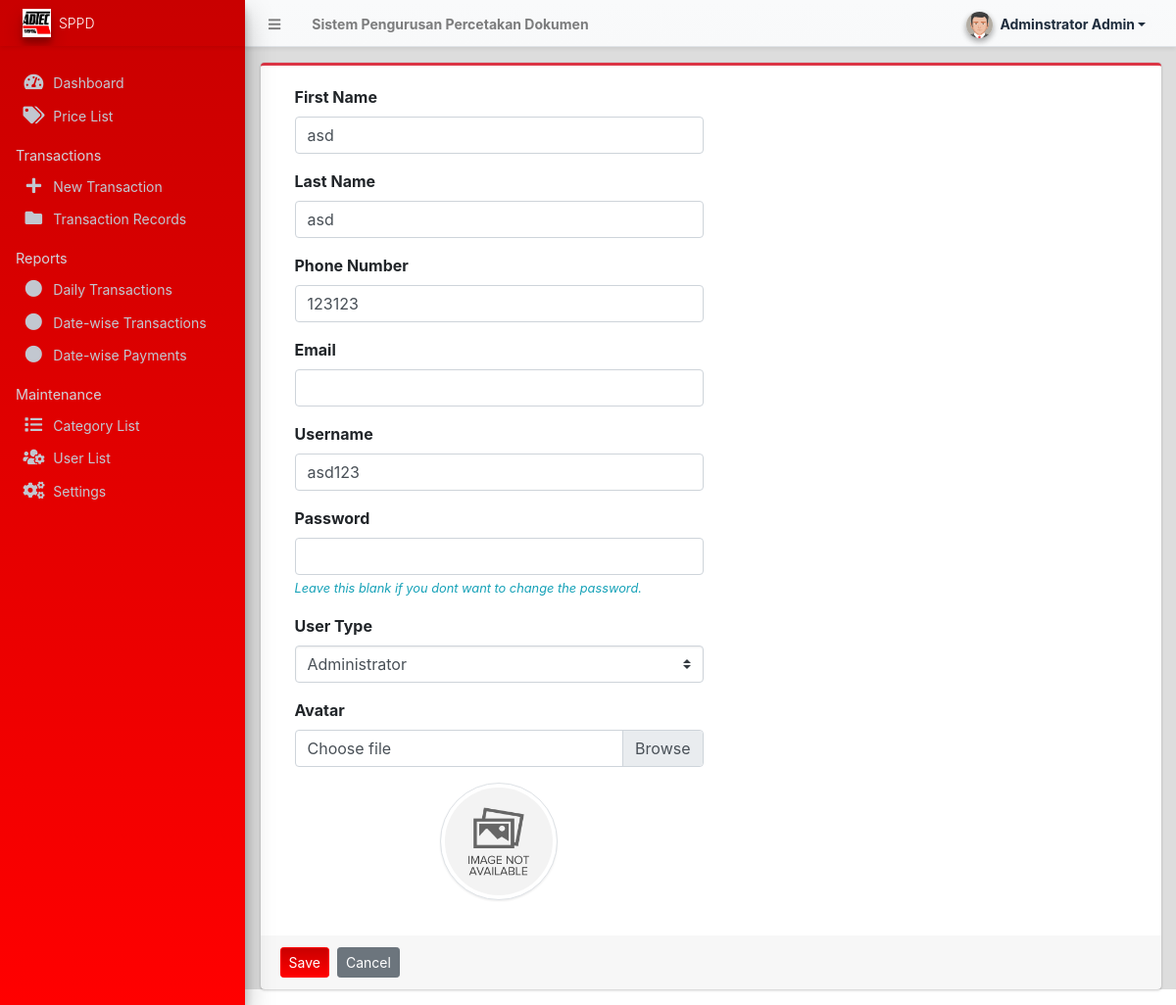
The app's page /admin/?page=user/manage_user&id=10 (signed in) with its own data.
### tables this page shows
CREATE TABLE IF NOT EXISTS `users` (
  `id` int NOT NULL AUTO_INCREMENT,
  `firstname` varchar(250) NOT NULL,
  `middlename` text,
  `lastname` varchar(250) NOT NULL,
  `email` varchar(100) NOT NULL,
  `phone` varchar(30) DEFAULT NULL,
  `username` text NOT NULL,
  `password` text NOT NULL,
  `avatar` text,
  `last_login` datetime DEFAULT NULL,
  `type` tinyint(1) NOT NULL DEFAULT '0',
  `status` int NOT NULL DEFAULT '1' COMMENT '0=not verified, 1 = verified',
  `reset_token` varchar(100) DEFAULT NULL,
  `date_added` datetime NOT NULL DEFAULT CURRENT_TIMESTAMP,
  `date_updated` datetime DEFAULT NULL ON UPDATE CURRENT_TIMESTAMP,
  PRIMARY KEY (`id`)
);

### config.php (called while the page is built, shortened)
<?php
function validate_image($file){
	if(!empty($file)){
        $ex = explode('?',$file);
        $file = $ex[0];
        $param =  isset($ex[1]) ? '?'.$ex[1]  : '';
		if(is_file(base_app.$file)){
			return base_url.$file.$param;
		}else{
			return base_url.'dist/img/no-image-available.png';
		}
	}else{
		return base_url.'dist/img/no-image-available.png';
	}
}
?>

### admin/user/manage_user.php (the view, shortened to what this page needs)
<?php
if(isset($_GET['id']) && $_GET['id'] > 0){
    $user = $conn->query("SELECT * FROM users where id ='{$_GET['id']}'");
    foreach($user->fetch_array() as $k =>$v){
        $meta[$k] = $v;
    }
}
?>
<div class="card card-outline card-red">
	<div class="card-body">
		<div class="container-fluid">
			<form action="" id="manage-user">
				<div class="form-group col-6">
					<label for="name">First Name</label>
					<input type="text" name="firstname" id="firstname" class="form-control" value="<?php echo isset($meta['firstname']) ? $meta['firstname']: '' ?>" required>
				</div>
				<div class="form-group col-6">
					<label for="name">Last Name</label>
					<input type="text" name="lastname" id="lastname" class="form-control" value="<?php echo isset($meta['lastname']) ? $meta['lastname']: '' ?>" required>
				</div>
				<div class="form-group col-6">
					<label for="phone">Phone Number</label>
					<input type="text" name="phone" id="phone" class="form-control" value="<?php echo isset($meta['phone']) ? $meta['phone']: '' ?>" required>
				</div>
				<div class="form-group col-6">
					<label for="email">Email</label>
					<input type="email" name="email" id="email" class="form-control" value="<?php echo isset($meta['email']) ? $meta['email']: '' ?>" required  autocomplete="off">
				</div>
				<div class="form-group col-6">
					<label for="username">Username</label>
					<input type="text" name="username" id="username" class="form-control" value="<?php echo isset($meta['username']) ? $meta['username']: '' ?>" required  autocomplete="off">
				</div>
				<div class="form-group col-6">
					<label for="password">Password</label>
					<input type="password" name="password" id="password" class="form-control" value="" autocomplete="off" <?php echo isset($meta['id']) ? "": 'required' ?>>
                    <?php if(isset($_GET['id'])): ?>
					<small class="text-info"><i>Leave this blank if you dont want to change the password.</i></small>
                    <?php endif; ?>
				</div>
				<div class="form-group col-6">
					<label for="type">User Type</label>
					<select name="type" id="type" class="custom-select"  required>
						<option value="1" <?php echo isset($meta['type']) && $meta['type'] == 1 ? 'selected': '' ?>>Administrator</option>
					</select>
				</div>
				<div class="form-group col-6">
					<label for="" class="control-label">Avatar</label>
					<div class="custom-file">
		              <label class="custom-file-label" for="customFile">Choose file</label>
		            </div>
				</div>
				<div class="form-group col-6 d-flex justify-content-center">
					<img src="<?php echo validate_image(isset($meta['avatar']) ? $meta['avatar'] :'') ?>" alt="" id="cimg" class="img-fluid img-thumbnail">
				</div>
			</form>
		</div>
	</div>
	<div class="card-footer">
			<div class="col-md-12">
				<div class="row">
					<button class="btn btn-sm btn-primary mr-2" form="manage-user">Save</button>
					<a class="btn btn-sm btn-secondary" href="./?page=user/list">Cancel</a>
				</div>
			</div>
		</div>
</div>

### admin/user/manage_user.php (style rules this page uses)
img#cimg { height: 15vh; width: 15vh; object-fit: cover; border-radius: 100% 100%; }

### records on screen
users: firstname "asd", lastname "asd", phone "123123", username "asd123"

### other values on screen
$_settings->info('name') "Sistem Pengurusan Percetakan Dokumen"
$_settings->userdata('firstname').' '.$_settings->userdata('lastname') "Adminstrator Admin"
$_settings->info('short_name') "SPPD"
